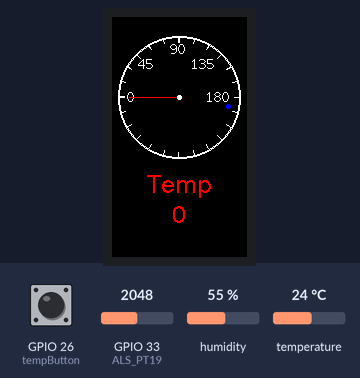
Bench run of a sketch on a simulated ESP32. Parts: 135×240 colour display. The inputs (shaded band) are chosen by the test bench; at power-on: GPIO 26 (tempButton) HIGH, temperature 24 °C, GPIO 33 (ALS_PT19) = 2048, humidity 55 %. What the sketch prints to the serial monitor is not drawn.

Above: at 1.3 s.
1.4 s: GPIO 26 (tempButton) pulled LOW for 0.15 s
At 1.68 s:
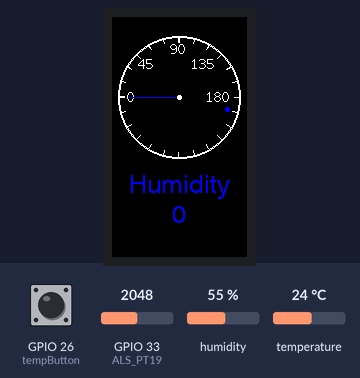
3.4 s: GPIO 26 (tempButton) pulled LOW for 1 s
At 5.4 s:
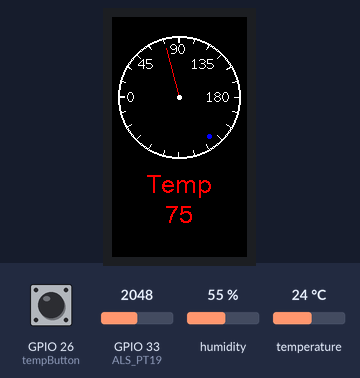
7.0 s: temperature set to 12 °C
At 10.47 s:
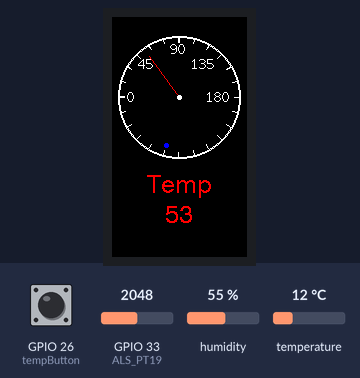

Measured:
- after the input at 1.4 s, the display: changes after 0.18 s (image 1)
- after the input at 3.4 s, the display: first differs from a run without the input after 0.24 s (image 2 shows a later state)

The sketch:

Gauge.ino
```cpp
#include <DHT.h>
#include <TFT_eSPI.h>

#define DHTPIN 17
#define DHTTYPE DHT22

TFT_eSPI tft = TFT_eSPI();
TFT_eSprite spr = TFT_eSprite(&tft);
DHT dht(DHTPIN, DHTTYPE);

#define tempButton 26
int tempButtonState;       // the current state of button
int lastTempButtonState;   // the previous state of button
bool showTemp = true;

#define ALS_PT19 33
const int pwmFreq = 5000;
const int pwmResolution = 8;
const int pwmLedChannelTFT = 0;

int backlight[5] = {10,30,60,120,220};
byte b=2;

// Setup for dial
int centerX = 135/2;
int centerY = 240/2;
int r = 60;

// Variables for data
float temp = 0.0;
float rh = 0.0;

// Millis timer delay
int waitPeriod = 5000;
unsigned long start = 0;

int ball = 0;

void setup() {
  Serial.begin(9600);
  dht.begin();
  tft.begin();
  tft.fillScreen(TFT_BLACK);

  pinMode(tempButton, INPUT_PULLUP);
  tempButtonState = digitalRead(tempButton);

  ledcSetup(pwmLedChannelTFT, pwmFreq, pwmResolution);
  ledcAttachPin(TFT_BL, pwmLedChannelTFT);
}

void loop(void) {
  // MILLIS timer in place of delay
  if(millis() - start >= waitPeriod){
    temp = dht.readTemperature(true);
    rh = dht.readHumidity();
    start = millis();
  } // END millis timer

  // GET THE BUTTON STATES
  lastTempButtonState = tempButtonState;
  tempButtonState = digitalRead(tempButton);

  // IF TEMPERATURE BUTTON STATE CHANGED THEN DO SOMETHING
  if (lastTempButtonState == HIGH && tempButtonState == LOW) {
    showTemp = !showTemp;
  } // END IF

  int alsAnalogValue = analogRead(ALS_PT19);
  int brightness = alsAnalogValue / 16;
  Serial.println(brightness);
  ledcWrite(pwmLedChannelTFT, brightness);

  drawDial(temp, rh);
}

void drawDial(float temp, float rh){
  spr.createSprite(135, 280);
  spr.fillSprite(TFT_BLACK);
  // Draw the tick marks and numbers
  for (float ddeg = -180.0; ddeg < 360.0; ddeg += 15.0) {
    float drad = ddeg * 2.0 * 3.142 / 360.0;
    float x1 = centerX + r * cos(drad);
    float y1 = centerY + r * sin(drad);
    float x2 = centerX + (r-5) * cos(drad);
    float y2 = centerY + (r-5) * sin(drad);
    spr.drawLine(x1, y1, x2, y2, TFT_WHITE);
    spr.setTextColor(TFT_WHITE);
    switch(int(ddeg)){
      case -180:
        spr.drawString("0", x2+7, y2, 2);
        break;
      case -135:
        spr.drawString("45", x2+6, y2+6, 2);
        break;
      case -90:
        spr.drawString("90", x2, y2+7, 2);
        break;
      case -45:
        spr.drawString("135", x2-14, y2+6, 2);
        break;
      case 0:
        spr.drawString("180", x2-16, y2, 2);
        break;
      default:
        break;
    } // END Switch
  } // END loop for tick marks

  // Draw two rings for outer circles
  spr.drawCircle(centerX,centerY,r,TFT_WHITE);
  spr.drawCircle(centerX,centerY,r+1,TFT_WHITE);

  if(showTemp){
    // Draw the temp needle
    float ddeg = temp -180.0;
    float drad = ddeg * 2.0 * 3.142 / 360.0;
    float x3 = centerX + (r-10) * cos(drad);
    float y3 = centerY + (r-10) * sin(drad);
    spr.drawLine(centerX, centerY, x3, y3, TFT_RED);
  }else{
    // Draw the RH needle
    float ddeg = rh -180.0;
    float drad = ddeg * 2.0 * 3.142 / 360.0;
    float x3 = centerX + (r-10) * cos(drad);
    float y3 = centerY + (r-10) * sin(drad);
    spr.drawLine(centerX, centerY, x3, y3, TFT_BLUE);
  }


  // Draw dot in the middle
  spr.fillCircle(centerX,centerY,2,TFT_WHITE);

  // Write the temp centered in the screen
  spr.setTextDatum(MC_DATUM);
  if(showTemp){
    spr.setTextColor(TFT_RED);
    spr.drawString("Temp", centerX, centerY + 90, 4);
    spr.drawNumber(int(temp), centerX, centerY + 120, 4);
  }else{
    spr.setTextColor(TFT_BLUE);
    spr.drawString("Humidity", centerX, centerY + 90, 4);
    spr.drawNumber(int(rh), centerX, centerY + 120, 4);
  }

  //move the ball
  float ddeg = ball;
  float drad = ddeg * 2.0 * 3.142 / 360.0;
  float x5 = centerX + (r-10) * cos(drad);
  float y5 = centerY + (r-10) * sin(drad);
  spr.fillCircle(x5, y5, 2, TFT_BLUE);

  // Now push the sprite to the TFT at position 0,0 on screen
  spr.pushSprite(0,-40);

  spr.deleteSprite();
  ball ++;
} // END drawDial(temp, rh)
```
